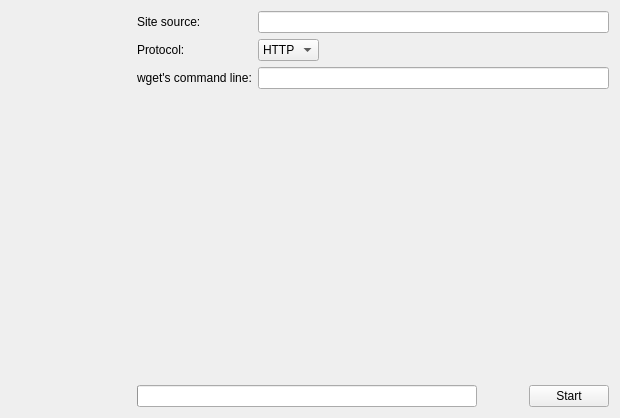
<ui version="4.0" >
 <comment>***************************************************************************
 *                                                                         *
 *   This program is free software; you can redistribute it and/or modify  *
 *   it under the terms of the GNU General Public License as published by  *
 *   the Free Software Foundation; either version 2 of the License, or     *
 *   (at your option) any later version.                                   *
 *                                                                         *
 ***************************************************************************
</comment>
 <class>WebImportWizardPageBase</class>
 <widget class="QWidget" name="WebImportWizardPageBase" >
  <property name="geometry" >
   <rect>
    <x>0</x>
    <y>0</y>
    <width>620</width>
    <height>418</height>
   </rect>
  </property>
  <property name="sizePolicy" >
   <sizepolicy>
    <hsizetype>5</hsizetype>
    <vsizetype>1</vsizetype>
    <horstretch>0</horstretch>
    <verstretch>0</verstretch>
   </sizepolicy>
  </property>
  <property name="minimumSize" >
   <size>
    <width>620</width>
    <height>410</height>
   </size>
  </property>
  <property name="maximumSize" >
   <size>
    <width>32000</width>
    <height>32000</height>
   </size>
  </property>
  <layout class="QGridLayout" >
   <property name="margin" >
    <number>11</number>
   </property>
   <property name="spacing" >
    <number>6</number>
   </property>
   <item rowspan="3" row="0" column="0" >
    <widget class="QLabel" name="imagelabel" >
     <property name="sizePolicy" >
      <sizepolicy>
       <hsizetype>0</hsizetype>
       <vsizetype>0</vsizetype>
       <horstretch>0</horstretch>
       <verstretch>0</verstretch>
      </sizepolicy>
     </property>
     <property name="minimumSize" >
      <size>
       <width>120</width>
       <height>0</height>
      </size>
     </property>
     <property name="maximumSize" >
      <size>
       <width>120</width>
       <height>1000</height>
      </size>
     </property>
     <property name="text" >
      <string/>
     </property>
     <property name="scaledContents" >
      <bool>true</bool>
     </property>
     <property name="alignment" >
      <set>Qt::AlignLeading|Qt::AlignLeft|Qt::AlignTop</set>
     </property>
    </widget>
   </item>
   <item row="0" column="1" colspan="3" >
    <layout class="QGridLayout" >
     <property name="margin" >
      <number>0</number>
     </property>
     <property name="spacing" >
      <number>6</number>
     </property>
     <item row="2" column="0" >
      <widget class="QLabel" name="TextLabel10" >
       <property name="text" >
        <string>wget's command line:</string>
       </property>
      </widget>
     </item>
     <item row="1" column="2" >
      <spacer>
       <property name="orientation" >
        <enum>Qt::Horizontal</enum>
       </property>
       <property name="sizeType" >
        <enum>QSizePolicy::Expanding</enum>
       </property>
       <property name="sizeHint" >
        <size>
         <width>228</width>
         <height>20</height>
        </size>
       </property>
      </spacer>
     </item>
     <item row="1" column="1" >
      <widget class="QComboBox" name="protocolCombo" >
       <item>
        <property name="text" >
         <string>HTTP</string>
        </property>
       </item>
       <item>
        <property name="text" >
         <string>FTP</string>
        </property>
       </item>
      </widget>
     </item>
     <item row="0" column="1" colspan="2" >
      <widget class="QLineEdit" name="siteUrl" />
     </item>
     <item row="1" column="0" >
      <widget class="QLabel" name="TextLabel1" >
       <property name="text" >
        <string>Protocol:</string>
       </property>
      </widget>
     </item>
     <item row="2" column="1" colspan="2" >
      <widget class="QLineEdit" name="commandLine" />
     </item>
     <item row="0" column="0" >
      <widget class="QLabel" name="TextLabel9" >
       <property name="text" >
        <string>Site source:</string>
       </property>
      </widget>
     </item>
    </layout>
   </item>
   <item row="2" column="3" >
    <widget class="QPushButton" name="button" >
     <property name="sizePolicy" >
      <sizepolicy>
       <hsizetype>1</hsizetype>
       <vsizetype>1</vsizetype>
       <horstretch>0</horstretch>
       <verstretch>0</verstretch>
      </sizepolicy>
     </property>
     <property name="text" >
      <string>Start</string>
     </property>
    </widget>
   </item>
   <item row="2" column="2" >
    <spacer>
     <property name="orientation" >
      <enum>Qt::Horizontal</enum>
     </property>
     <property name="sizeType" >
      <enum>QSizePolicy::Fixed</enum>
     </property>
     <property name="sizeHint" >
      <size>
       <width>40</width>
       <height>20</height>
      </size>
     </property>
    </spacer>
   </item>
   <item row="2" column="1" >
    <widget class="QProgressBar" name="progress" >
     <property name="orientation" >
      <enum>Qt::Horizontal</enum>
     </property>
    </widget>
   </item>
   <item row="1" column="1" colspan="3" >
    <widget class="SimpleFileTree" name="listView" >
     <property name="sizePolicy" >
      <sizepolicy>
       <hsizetype>5</hsizetype>
       <vsizetype>3</vsizetype>
       <horstretch>0</horstretch>
       <verstretch>0</verstretch>
      </sizepolicy>
     </property>
    </widget>
   </item>
  </layout>
 </widget>
 <customwidgets>
  <customwidget>
   <class>SimpleFileTree</class>
   <extends></extends>
   <header>simplefiletree.h</header>
   <container>0</container>
   <pixmap></pixmap>
  </customwidget>
 </customwidgets>
 <tabstops>
  <tabstop>siteUrl</tabstop>
  <tabstop>protocolCombo</tabstop>
  <tabstop>commandLine</tabstop>
  <tabstop>button</tabstop>
 </tabstops>
 <resources/>
 <connections/>
</ui>
